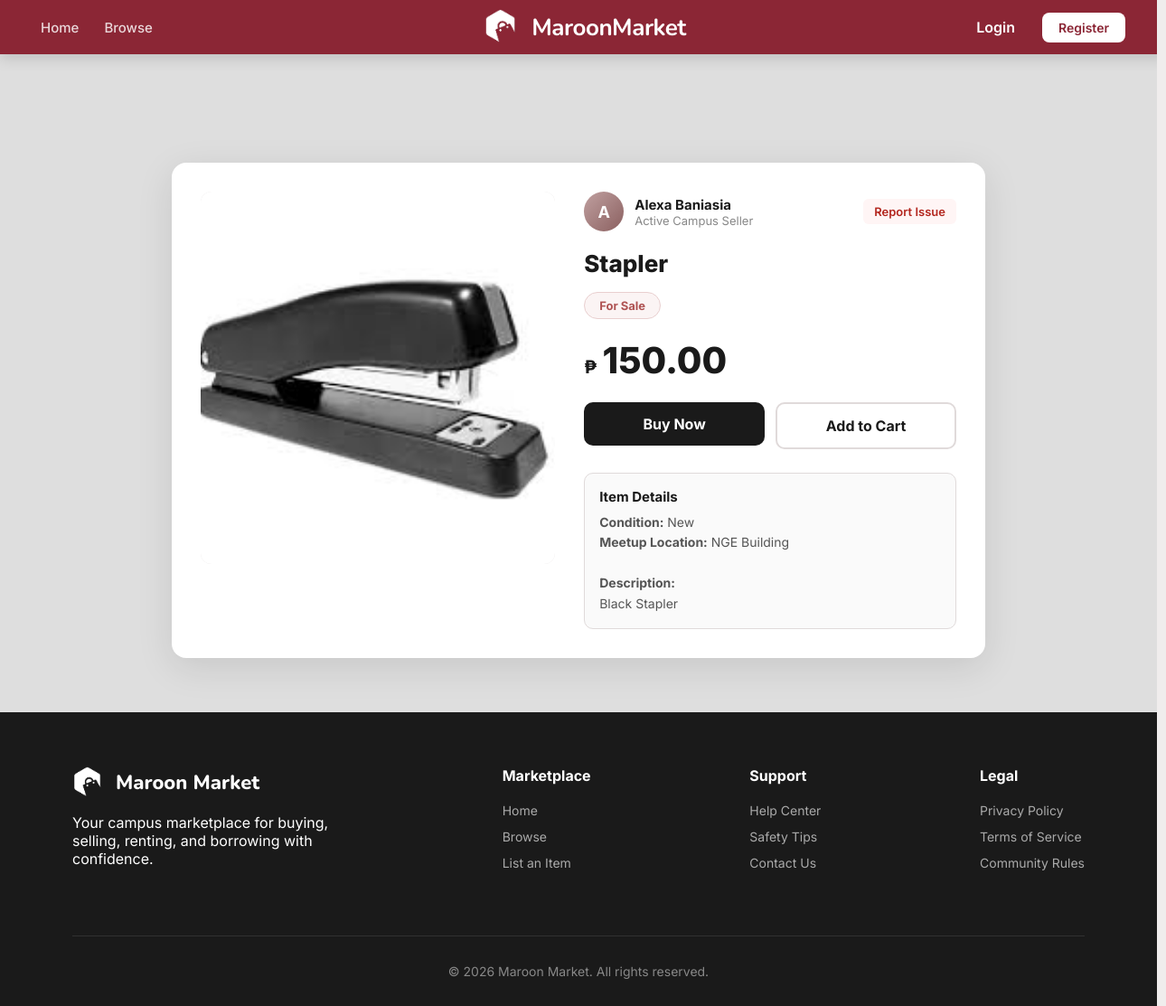
Screenshot of /view-item.php?id=1 with the database file from the repository.
### tables this page shows
CREATE TABLE `listing_images` (
  `imageID` int(11) NOT NULL,
  `listingID` int(11) NOT NULL,
  `imagePath` varchar(500) NOT NULL,
  `sortOrder` int(11) DEFAULT 0
);

CREATE TABLE `listings` (
  `listingID` int(11) NOT NULL,
  `itemID` int(11) NOT NULL,
  `datePosted` date NOT NULL DEFAULT curdate(),
  `listingType` enum('sale','rent','borrow') NOT NULL,
  `listingStatus` enum('active','closed','pending','deleted') DEFAULT 'active',
  `location` varchar(100) DEFAULT NULL,
  `availabilityFrom` date DEFAULT NULL,
  `availabilityTo` date DEFAULT NULL
);

CREATE TABLE `users` (
  `userID` int(11) NOT NULL,
  `firstName` varchar(50) NOT NULL,
  `lastName` varchar(50) NOT NULL,
  `email` varchar(100) NOT NULL,
  `passwordHash` varchar(255) NOT NULL,
  `contactNumber` varchar(20) DEFAULT NULL,
  `role` enum('student','faculty','staff','admin') NOT NULL DEFAULT 'student',
  `status` enum('active','inactive') DEFAULT 'active'
);

CREATE TABLE `items` (
  `itemID` int(11) NOT NULL,
  `ownerID` int(11) NOT NULL,
  `name` varchar(100) NOT NULL,
  `description` text DEFAULT NULL,
  `category` varchar(50) DEFAULT NULL,
  `itemCondition` enum('new','good','fair','poor') NOT NULL,
  `source` enum('student','lost_and_found') DEFAULT 'student'
);

CREATE TABLE `sale_listings` (
  `listingID` int(11) NOT NULL,
  `price` decimal(10,2) NOT NULL
);

### view-item.php (the view, shortened to what this page needs)
<?php
    require_once 'includes/header.php';
    include 'connect.php';
    $id = intval($_GET['id']);
    $query = "SELECT l.listingID, l.listingType as type, l.listingStatus as status, l.location,
                    i.name as title, i.itemCondition as `condition`, i.description,
                    u.firstName, u.lastName, u.userID as ownerID,
                    s.price as salePrice,
                    r.rentalPricePerDay, r.maxDays as rentMaxDays, r.deposit,
                    b.maxDays as borrowMaxDays
            FROM listings l
            JOIN items i ON l.itemID = i.itemID
            JOIN users u ON i.ownerID = u.userID
            LEFT JOIN sale_listings s ON l.listingID = s.listingID
            LEFT JOIN rental_listings r ON l.listingID = r.listingID
            LEFT JOIN borrow_listings b ON l.listingID = b.listingID
            WHERE l.listingID = $id";
    $result = mysqli_query($connection, $query);
    $item = mysqli_fetch_assoc($result);
    $img_query = mysqli_query($connection, "SELECT imagePath FROM listing_images WHERE listingID = '$id' ORDER BY sortOrder ASC LIMIT 1");
    $img_data = mysqli_fetch_assoc($img_query);
    $main_image = $img_data ? $img_data['imagePath'] : null;
    $price = 0;
    if($item['type'] == 'sale') $price = $item['salePrice'];
?>
<div class="page">
<main class="main" style="display: flex; justify-content: center; padding-top: 60px;">
    <div style="background: #fff; border-radius: 16px; box-shadow: 0 10px 40px rgba(0,0,0,0.1); width: 100%; max-width: 900px; padding: 32px; display: grid; grid-template-columns: 1fr 1.05fr; gap: 32px; align-items: start;">
    <div style="position: relative; background: #e5e0e0; border-radius: 12px; aspect-ratio: 1 / 1.05; display: flex; align-items: center; justify-content: center; overflow: hidden; min-height: 360px;">
        <?php if($main_image): ?>
            <img src="<?php echo htmlspecialchars($main_image); ?>" alt="Item Image" style="width: 100%; height: 100%; object-fit: cover;">
        <?php else: ?>
            <svg viewBox="0 0 24 24" fill="none" stroke="#bbb" stroke-width="1.2" style="width: 80px; height: 80px;"><rect x="3" y="3" width="18" height="18" rx="2"/><path d="m3 9 4-4 4 4 4-4 4 4"/><circle cx="8.5" cy="15.5" r="1.5"/></svg>
        <?php endif; ?>
    </div>
    <div style="display: flex; flex-direction: column; gap: 16px;">
        <div style="display: flex; align-items: center; justify-content: space-between;">
            <div style="display: flex; align-items: center; gap: 12px;">
            <div style="width: 44px; height: 44px; border-radius: 50%; background: linear-gradient(135deg, #c0a0a0, #8b6060); display: flex; align-items: center; justify-content: center; font-size: 18px; font-weight: 700; color: white;">
                <?php echo strtoupper(substr($item['firstName'], 0, 1)); ?>
            </div>
            <div>
                <div style="font-size: 15px; font-weight: 700; color: #1a1a1a;"><?php echo htmlspecialchars($item['firstName'] . ' ' . $item['lastName']); ?></div>
                <div style="font-size: 13px; color: #888;">Active Campus Seller</div>
            </div>
            </div>
            <a href="report-listing.php?id=<?php echo $item['listingID']; ?>" style="font-size: 13px; color: #b3261e; font-weight: 600; text-decoration: none; padding: 6px 12px; background: #fff5f5; border-radius: 6px;">Report Issue</a>
        </div>
        <h1 style="font-size: 26px; font-weight: 800; color: #1a1a1a; margin-top: 4px;"><?php echo htmlspecialchars($item['title']); ?></h1>
        <div>
            <?php if($item['type'] == 'sale'): ?>
                <span style="display: inline-block; padding: 6px 16px; border-radius: 20px; font-size: 13px; font-weight: 700; background: #fbf4f4; color: #af5353; border: 1px solid #e9cfcf;">For Sale</span>
            <?php elseif($item['type'] == 'rental'): ?>
                <span style="display: inline-block; padding: 6px 16px; border-radius: 20px; font-size: 13px; font-weight: 700; background: #f1f7ff; color: #4a79d6; border: 1px solid #d0e0f3;">For Rent</span>
            <?php elseif($item['type'] == 'borrow'): ?>
                <span style="display: inline-block; padding: 6px 16px; border-radius: 20px; font-size: 13px; font-weight: 700; background: #fbf7ea; color: #9a6b2b; border: 1px solid #e6dcc5;">For Borrow</span>
            <?php endif; ?>
        </div>
        <div style="margin-top: 10px;">
        <?php if($item['type'] == 'borrow'): ?>
            <div style="font-size: 32px; font-weight: 800; color: #2e7d32;">Free</div>
        <?php else: ?>
            <div style="display: flex; align-items: baseline; gap: 6px;">
                <span style="font-size: 20px; font-weight: 700; color: #1a1a1a;">₱</span>
                <span style="font-size: 40px; font-weight: 800; color: #1a1a1a; line-height: 1;"><?php echo number_format($price, 2); ?></span>
            </div>
        <?php endif; ?>
        </div>
        <div style="display: flex; gap: 12px; margin-top: 10px;">
            <form action="checkout.php" method="POST" style="flex: 1;">
                <button type="submit" style="width: 100%; padding: 14px; background: #1a1a1a; color: #fff; border: none; border-radius: 10px; font-size: 16px; font-weight: 700; cursor: pointer; transition: 0.2s;" onmouseover="this.style.background='#8B2635'" onmouseout="this.style.background='#1a1a1a'">
                    <?php
                        if($item['type'] == 'sale') echo "Buy Now";
                        else if($item['type'] == 'rental') echo "Request Rental";
                        else echo "Request Borrow";
                    ?>
                </button>
            </form>
            <form action="add-to-cart.php" method="POST" style="flex: 1;">
                <button type="submit" style="width: 100%; padding: 14px; background: #fff; color: #1a1a1a; border: 2px solid #e0dada; border-radius: 10px; font-size: 16px; font-weight: 700; cursor: pointer; transition: 0.2s;" onmouseover="this.style.borderColor='#1a1a1a'" onmouseout="this.style.borderColor='#e0dada'">
                    Add to Cart
                </button>
            </form>
        </div>
        <div style="border: 1px solid #e0dada; border-radius: 10px; margin-top: 10px; background: #fafafa; padding: 16px;">
            <div style="font-size: 15px; font-weight: 700; color: #1a1a1a; margin-bottom: 8px;">Item Details</div>
            <div style="font-size: 14px; color: #555; line-height: 1.6;">
                <strong>Condition:</strong> <?php echo ucfirst(htmlspecialchars($item['condition'])); ?><br>
                <strong>Meetup Location:</strong> <?php echo htmlspecialchars($item['location']); ?><br>
                <br>
                <strong>Description:</strong><br>
                <?php echo nl2br(htmlspecialchars($item['description'] ?? 'No description provided.')); ?>
            </div>
        </div>
    </div>
    </div>
</main>
</div>
<?php require_once 'includes/footer.php'; ?>

### css/style.css (style rules this page uses)
*, *::before, *::after { box-sizing: border-box; margin: 0; padding: 0; }
html, body { font-family: "Inter", Helvetica, sans-serif; background: #f0eded; min-height: 100vh; color: #1a1a1a; }
html { scrollbar-width: thin; scrollbar-gutter: stable; overflow-y: scroll; }
a { text-decoration: none; }
button { cursor: pointer; font-family: inherit; }
.page { width: 100%; min-width: 1280px; margin: 0 auto; overflow: hidden; position: relative; padding-top: 60px; }
.main { position: relative; z-index: 1; padding: 36px 80px 60px; }

### rows the page displays
listing_images: imagePath (picture)
listings: users.firstName "A", users.firstName+lastName "Alexa Baniasia", itemID.name "Stapler", sale_listings.price "150.00", itemID.itemCondition "New", location "NGE Building", itemID.description "Black Stapler"
